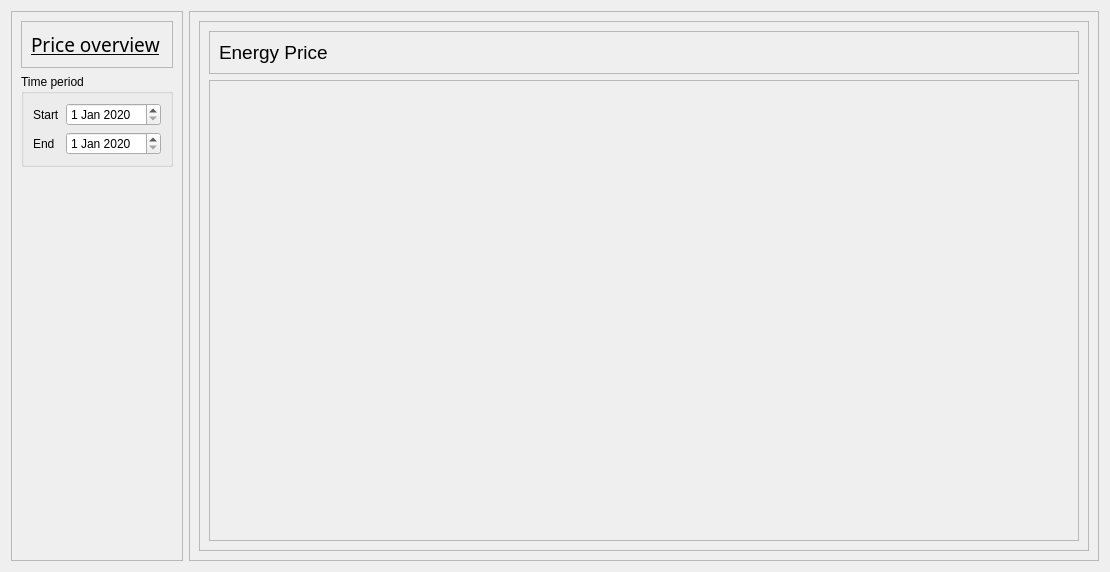
         <widget class="QWidget" name="priceQWidget">
          <layout class="QHBoxLayout" name="horizontalLayout_19">
           <item>
            <widget class="QFrame" name="frame_49">
             <property name="frameShape">
              <enum>QFrame::StyledPanel</enum>
             </property>
             <property name="frameShadow">
              <enum>QFrame::Raised</enum>
             </property>
             <layout class="QVBoxLayout" name="verticalLayout_40">
              <item>
               <widget class="QFrame" name="frame_50">
                <property name="frameShape">
                 <enum>QFrame::StyledPanel</enum>
                </property>
                <property name="frameShadow">
                 <enum>QFrame::Raised</enum>
                </property>
                <layout class="QHBoxLayout" name="horizontalLayout_18">
                 <item>
                  <widget class="QLabel" name="label_31">
                   <property name="font">
                    <font>
                     <family>Bahnschrift SemiBold</family>
                     <pointsize>14</pointsize>
                     <underline>true</underline>
                     <kerning>false</kerning>
                    </font>
                   </property>
                   <property name="text">
                    <string>Price overview</string>
                   </property>
                  </widget>
                 </item>
                </layout>
               </widget>
              </item>
              <item alignment="Qt::AlignLeft">
               <widget class="QGroupBox" name="groupBox_7">
                <property name="title">
                 <string>Time period</string>
                </property>
                <layout class="QFormLayout" name="formLayout_6">
                 <item row="0" column="0">
                  <widget class="QLabel" name="label_32">
                   <property name="text">
                    <string>Start</string>
                   </property>
                  </widget>
                 </item>
                 <item row="0" column="1">
                  <widget class="QDateEdit" name="startDatePrice">
                   <property name="minimumDate">
                    <date>
                     <year>2020</year>
                     <month>1</month>
                     <day>1</day>
                    </date>
                   </property>
                  </widget>
                 </item>
                 <item row="1" column="0">
                  <widget class="QLabel" name="label_33">
                   <property name="text">
                    <string>End</string>
                   </property>
                  </widget>
                 </item>
                 <item row="1" column="1">
                  <widget class="QDateEdit" name="endDatePrice">
                   <property name="minimumDate">
                    <date>
                     <year>2020</year>
                     <month>1</month>
                     <day>1</day>
                    </date>
                   </property>
                  </widget>
                 </item>
                </layout>
               </widget>
              </item>
              <item>
               <spacer name="verticalSpacer_7">
                <property name="orientation">
                 <enum>Qt::Vertical</enum>
                </property>
                <property name="sizeHint" stdset="0">
                 <size>
                  <width>20</width>
                  <height>384</height>
                 </size>
                </property>
               </spacer>
              </item>
             </layout>
            </widget>
           </item>
           <item>
            <widget class="QFrame" name="frame_44">
             <property name="frameShape">
              <enum>QFrame::StyledPanel</enum>
             </property>
             <property name="frameShadow">
              <enum>QFrame::Raised</enum>
             </property>
             <layout class="QVBoxLayout" name="verticalLayout_37">
              <item>
               <widget class="QFrame" name="frame_45">
                <property name="frameShape">
                 <enum>QFrame::StyledPanel</enum>
                </property>
                <property name="frameShadow">
                 <enum>QFrame::Raised</enum>
                </property>
                <layout class="QVBoxLayout" name="verticalLayout_38">
                 <item>
                  <widget class="QFrame" name="frame_46">
                   <property name="sizePolicy">
                    <sizepolicy hsizetype="Preferred" vsizetype="Maximum">
                     <horstretch>0</horstretch>
                     <verstretch>0</verstretch>
                    </sizepolicy>
                   </property>
                   <property name="frameShape">
                    <enum>QFrame::StyledPanel</enum>
                   </property>
                   <property name="frameShadow">
                    <enum>QFrame::Raised</enum>
                   </property>
                   <layout class="QHBoxLayout" name="horizontalLayout_16">
                    <item alignment="Qt::AlignTop">
                     <widget class="QLabel" name="label_29">
                      <property name="font">
                       <font>
                        <family>Arial</family>
                        <pointsize>14</pointsize>
                       </font>
                      </property>
                      <property name="text">
                       <string>Energy Price</string>
                      </property>
                     </widget>
                    </item>
                    <item>
                     <spacer name="horizontalSpacer_5">
                      <property name="orientation">
                       <enum>Qt::Horizontal</enum>
                      </property>
                      <property name="sizeHint" stdset="0">
                       <size>
                        <width>741</width>
                        <height>20</height>
                       </size>
                      </property>
                     </spacer>
                    </item>
                   </layout>
                  </widget>
                 </item>
                 <item>
                  <widget class="QFrame" name="energyPriceFrame">
                   <property name="sizePolicy">
                    <sizepolicy hsizetype="Preferred" vsizetype="Expanding">
                     <horstretch>0</horstretch>
                     <verstretch>0</verstretch>
                    </sizepolicy>
                   </property>
                   <property name="frameShape">
                    <enum>QFrame::StyledPanel</enum>
                   </property>
                   <property name="frameShadow">
                    <enum>QFrame::Raised</enum>
                   </property>
                  </widget>
                 </item>
                </layout>
               </widget>
              </item>
             </layout>
            </widget>
           </item>
          </layout>
         </widget>
